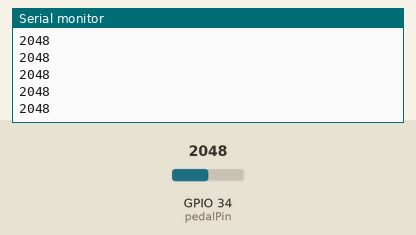
A sketch run on a simulated ESP32. Shown: the last lines printed to the serial monitor. Inputs (shaded band) come from the test bench; at power-on: GPIO 34 (pedalPin) = 2048 (analog values on the 0–4095 scale).

Above: at 1.2 s.
1.3 s: GPIO 34 (pedalPin) set to 2866
At 1.9 s:
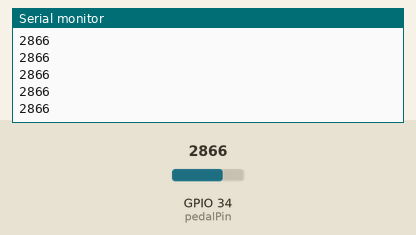
2.8 s: GPIO 34 (pedalPin) set to 3603
At 3.3 s:
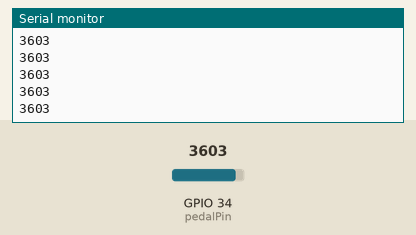
Timing chart, 0 to 5.8 s (numbered marks = the images above; inputs shaded):
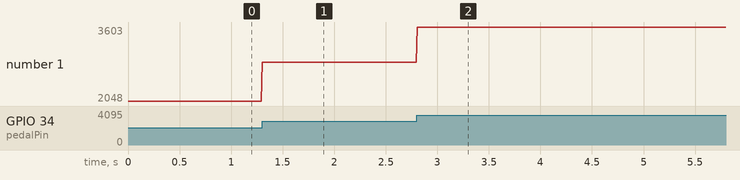

Measured:
- after the input at 1.3 s, the serial monitor: prints a new line at once (image 1)
- after the input at 2.8 s, the serial monitor: prints a new line at once (image 2)
- plotted number 1: 2048 → 2866 after the input at 1.3 s, 2866 → 3603 after the input at 2.8 s

The sketch:

pedal_test.ino
```cpp
// Configuración del pin ADC
const int pedalPin = 34; // Pin ADC donde está conectado el pedal (cambiar según conexión)
const int adcResolution = 12; // Resolución del ADC en bits (12 bits = 0-4095)

void setup() {
  // Configurar la resolución del ADC
  analogReadResolution(adcResolution); // Configuración de resolución en ESP32

  // Inicializar comunicación serie
  Serial.begin(115200); // Velocidad de comunicación con el PC
  while (!Serial) {
    delay(10); // Esperar hasta que el puerto serie esté listo
  }
  Serial.println("Iniciando pedal_test...");
}

void loop() {
  // Leer la señal analógica del pedal
  int pedalValue = analogRead(pedalPin);

  // Imprimir el valor al Serial Plotter
  Serial.println(pedalValue);

  // Retardo para evitar saturar el puerto serie
  delay(10); // 100 Hz de muestreo
}
```
